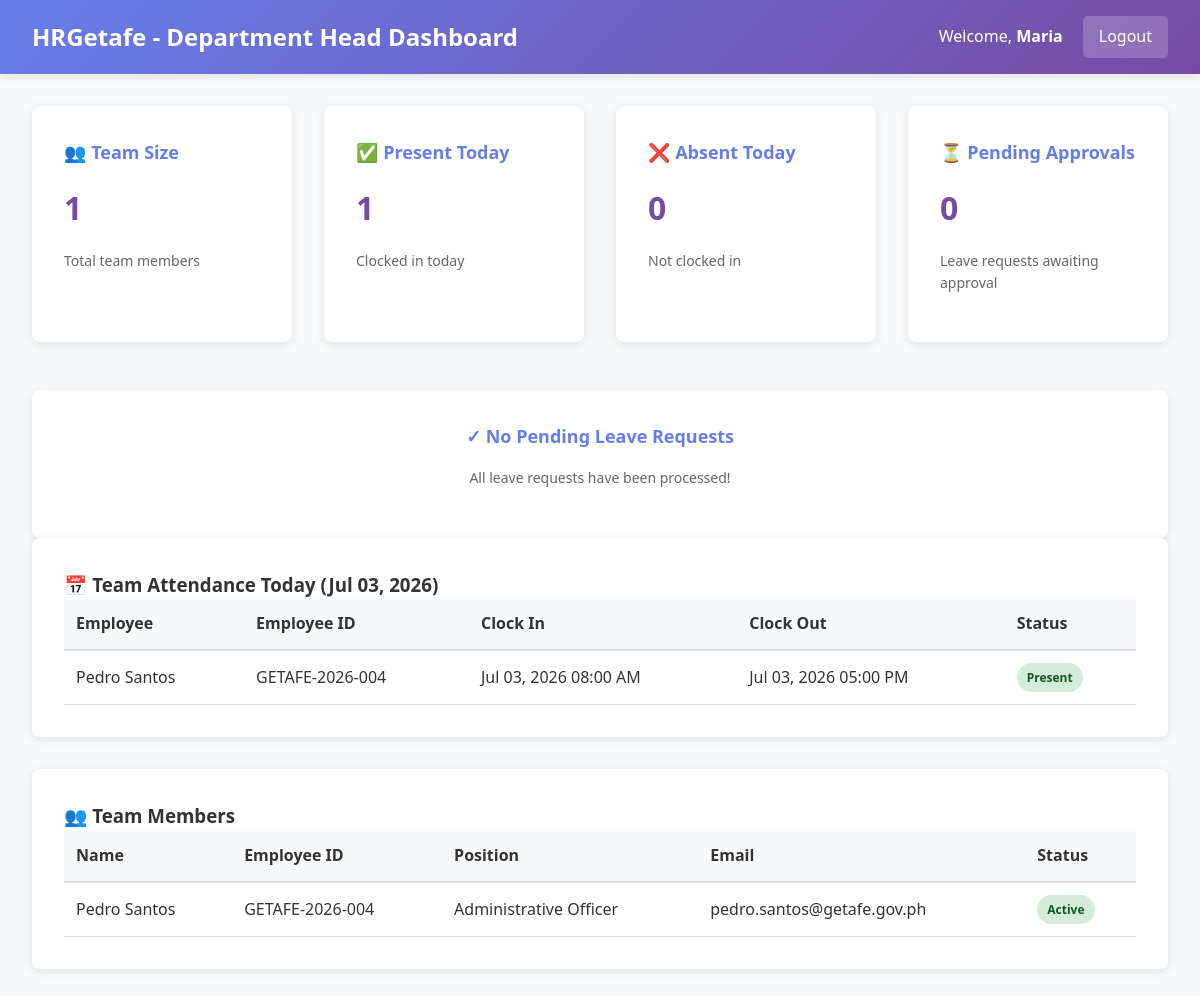
/department-head/dashboard.php (signed in), run on the app's committed database.
### tables this page shows
CREATE TABLE IF NOT EXISTS employees (
  employee_id INT PRIMARY KEY AUTO_INCREMENT,
  employee_code VARCHAR(20) UNIQUE NOT NULL,
  first_name VARCHAR(50) NOT NULL,
  last_name VARCHAR(50) NOT NULL,
  middle_name VARCHAR(50),
  email VARCHAR(100) UNIQUE NOT NULL,
  phone VARCHAR(20),
  position VARCHAR(100),
  dept_id INT,
  date_hired DATE,
  salary DECIMAL(10, 2),
  qr_code_path VARCHAR(255),
  status ENUM('active', 'inactive', 'on_leave') DEFAULT 'active',
  created_at TIMESTAMP DEFAULT CURRENT_TIMESTAMP,
  updated_at TIMESTAMP DEFAULT CURRENT_TIMESTAMP ON UPDATE CURRENT_TIMESTAMP,
  FOREIGN KEY (dept_id) REFERENCES departments(dept_id)
);

CREATE TABLE IF NOT EXISTS attendance (
  attendance_id INT PRIMARY KEY AUTO_INCREMENT,
  employee_id INT NOT NULL,
  clock_in DATETIME,
  clock_out DATETIME,
  attendance_date DATE,
  status ENUM('present', 'absent', 'late', 'on_leave') DEFAULT 'present',
  remarks TEXT,
  created_at TIMESTAMP DEFAULT CURRENT_TIMESTAMP,
  FOREIGN KEY (employee_id) REFERENCES employees(employee_id)
);

### includes/functions.php (called while the page is built, shortened)
<?php
function format_date($date) {
    return date('M d, Y', strtotime($date));
}
function format_datetime($datetime) {
    return date('M d, Y h:i A', strtotime($datetime));
}
function get_employee_info($conn, $employee_id) {
    $result = $conn->query("SELECT * FROM employees WHERE employee_id = $employee_id");
    return $result->fetch_assoc();
}
?>

### department-head/dashboard.php (the view, shortened to what this page needs)
<?php
require_once '../config/database.php';
require_once '../includes/functions.php';
$employee_id = $_SESSION['employee_id'];
$employee = get_employee_info($conn, $employee_id);
$dept_id = $employee['dept_id'];
$pending_leaves = $conn->query("
    SELECT lr.*, e.first_name, e.last_name, e.employee_code, lt.leave_type_name
    FROM leave_requests lr
    JOIN employees e ON lr.employee_id = e.employee_id
    JOIN leave_types lt ON lr.leave_type_id = lt.leave_type_id
    WHERE e.dept_id = $dept_id AND lr.status = 'pending'
    ORDER BY lr.created_at DESC
")->fetch_all(MYSQLI_ASSOC);
$team_members = $conn->query("
    SELECT * FROM employees WHERE dept_id = $dept_id AND employee_id != $employee_id
    ORDER BY first_name
")->fetch_all(MYSQLI_ASSOC);
$today = date('Y-m-d');
$team_attendance = $conn->query("
    SELECT a.*, e.first_name, e.last_name, e.employee_code
    FROM attendance a
    JOIN employees e ON a.employee_id = e.employee_id
    WHERE e.dept_id = $dept_id AND a.attendance_date = '$today'
    ORDER BY a.clock_in DESC
")->fetch_all(MYSQLI_ASSOC);
$present_count = $conn->query("SELECT COUNT(*) as count FROM attendance a JOIN employees e ON a.employee_id = e.employee_id WHERE e.dept_id = $dept_id AND a.attendance_date = '$today' AND a.status = 'present'")->fetch_assoc()['count'];
$absent_count = $conn->query("SELECT COUNT(*) as count FROM attendance a JOIN employees e ON a.employee_id = e.employee_id WHERE e.dept_id = $dept_id AND a.attendance_date = '$today' AND a.status = 'absent'")->fetch_assoc()['count'];
$pending_count = count($pending_leaves);
?>
<!DOCTYPE html>
<html lang="en">
<head>
    <link rel="stylesheet" href="../assets/css/style.css">
</head>
<body>
    <div class="navbar">
        <h2>HRGetafe - Department Head Dashboard</h2>
        <div class="navbar-user">
            <span>Welcome, <strong><?php echo htmlspecialchars($employee['first_name']); ?></strong></span>
            <a href="../logout.php">Logout</a>
        </div>
    </div>
    <div class="container">
        <div class="dashboard">
            <div class="card">
                <h3>👥 Team Size</h3>
                <div class="stat-number"><?php echo count($team_members); ?></div>
                <p>Total team members</p>
            </div>
            <div class="card">
                <h3>✅ Present Today</h3>
                <div class="stat-number"><?php echo $present_count; ?></div>
                <p>Clocked in today</p>
            </div>
            <div class="card">
                <h3>❌ Absent Today</h3>
                <div class="stat-number"><?php echo $absent_count; ?></div>
                <p>Not clocked in</p>
            </div>
            <div class="card">
                <h3>⏳ Pending Approvals</h3>
                <div class="stat-number"><?php echo $pending_count; ?></div>
                <p>Leave requests awaiting approval</p>
            </div>
        </div>
        <?php if (!empty($pending_leaves)): ?>
        <div class="table-container">
            <h3>📮 Pending Leave Requests for Approval</h3>
            <table>
                <thead>
                    <tr>
                        <th>Employee</th>
                        <th>Leave Type</th>
                        <th>Date From</th>
                        <th>Date To</th>
                        <th>Days</th>
                        <th>Reason</th>
                        <th>Actions</th>
                    </tr>
                </thead>
                <tbody>
                    <?php foreach ($pending_leaves as $leave): ?>
                    <tr>
                        <td><?php echo htmlspecialchars($leave['first_name'] . ' ' . $leave['last_name']); ?><br><small><?php echo $leave['employee_code']; ?></small></td>
                        <td><?php echo htmlspecialchars($leave['leave_type_name']); ?></td>
                        <td><?php echo format_date($leave['start_date']); ?></td>
                        <td><?php echo format_date($leave['end_date']); ?></td>
                        <td><?php echo $leave['number_of_days']; ?></td>
                        <td><?php echo htmlspecialchars(substr($leave['reason'], 0, 30)) . (strlen($leave['reason']) > 30 ? '...' : ''); ?></td>
                        <td>
                            <form method="POST" action="approve_leave.php" style="display: inline;">
                                <input type="hidden" name="leave_id" value="<?php echo $leave['leave_id']; ?>">
                                <button type="submit" name="action" value="approve" class="btn btn-success" style="padding: 5px 10px; font-size: 12px;">Approve</button>
                            </form>
                            <form method="POST" action="approve_leave.php" style="display: inline;">
                                <input type="hidden" name="leave_id" value="<?php echo $leave['leave_id']; ?>">
                                <button type="submit" name="action" value="deny" class="btn btn-danger" style="padding: 5px 10px; font-size: 12px;">Deny</button>
                            </form>
                        </td>
                    </tr>
                    <?php endforeach; ?>
                </tbody>
            </table>
        </div>
        <?php else: ?>
        <div class="card" style="text-align: center;">
            <h3>✓ No Pending Leave Requests</h3>
            <p>All leave requests have been processed!</p>
        </div>
        <?php endif; ?>
        <div class="table-container">
            <h3>📅 Team Attendance Today (<?php echo format_date($today); ?>)</h3>
            <table>
                <thead>
                    <tr>
                        <th>Employee</th>
                        <th>Employee ID</th>
                        <th>Clock In</th>
                        <th>Clock Out</th>
                        <th>Status</th>
                    </tr>
                </thead>
                <tbody>
                    <?php if (!empty($team_attendance)): ?>
                        <?php foreach ($team_attendance as $record): ?>
                        <tr>
                            <td><?php echo htmlspecialchars($record['first_name'] . ' ' . $record['last_name']); ?></td>
                            <td><?php echo $record['employee_code']; ?></td>
                            <td><?php echo $record['clock_in'] ? format_datetime($record['clock_in']) : '-'; ?></td>
                            <td><?php echo $record['clock_out'] ? format_datetime($record['clock_out']) : '-'; ?></td>
                            <td>
                                <?php if ($record['status'] === 'present'): ?>
                                    <span class="badge badge-success">Present</span>
                                <?php elseif ($record['status'] === 'late'): ?>
                                    <span class="badge badge-warning">Late</span>
                                <?php else: ?>
                                    <span class="badge badge-pending"><?php echo ucfirst($record['status']); ?></span>
                                <?php endif; ?>
                            </td>
                        </tr>
                        <?php endforeach; ?>
                    <?php else: ?>
                    <tr>
                        <td colspan="5" class="text-center">No attendance records for today</td>
                    </tr>
                    <?php endif; ?>
                </tbody>
            </table>
        </div>
        <div class="table-container">
            <h3>👥 Team Members</h3>
            <table>
                <thead>
                    <tr>
                        <th>Name</th>
                        <th>Employee ID</th>
                        <th>Position</th>
                        <th>Email</th>
                        <th>Status</th>
                    </tr>
                </thead>
                <tbody>
                    <?php if (!empty($team_members)): ?>
                        <?php foreach ($team_members as $member): ?>
                        <tr>
                            <td><?php echo htmlspecialchars($member['first_name'] . ' ' . $member['last_name']); ?></td>
                            <td><?php echo $member['employee_code']; ?></td>
                            <td><?php echo htmlspecialchars($member['position']); ?></td>
                            <td><?php echo htmlspecialchars($member['email']); ?></td>
                            <td>
                                <?php if ($member['status'] === 'active'): ?>
                                    <span class="badge badge-success">Active</span>
                                <?php else: ?>
                                    <span class="badge badge-danger">Inactive</span>
                                <?php endif; ?>
                            </td>
                        </tr>
                        <?php endforeach; ?>
                    <?php else: ?>
                    <tr>
                        <td colspan="5" class="text-center">No team members</td>
                    </tr>
                    <?php endif; ?>
                </tbody>
            </table>
        </div>
    </div>
</body>
</html>

### assets/css/style.css (style rules this page uses)
* { margin: 0; padding: 0; box-sizing: border-box; }
:root { --primary-color: #667eea; --secondary-color: #764ba2; --success-color: #28a745; --danger-color: #dc3545; --warning-color: #ffc107; --info-color: #17a2b8; --light-bg: #f8f9fa; --dark-text: #333; --border-color: #ddd; --shadow: 0 2px 10px rgba(0, 0, 0, 0.1); }
body { font-family: 'Segoe UI', Tahoma, Geneva, Verdana, sans-serif; background-color: var(--light-bg); color: var(--dark-text); line-height: 1.6; }
.navbar { background: linear-gradient(135deg, var(--primary-color) 0%, var(--secondary-color) 100%); color: white; padding: 1rem 2rem; box-shadow: var(--shadow); display: flex; justify-content: space-between; align-items: center; }
.navbar h2 { font-size: 24px; margin: 0; }
.navbar-user { display: flex; align-items: center; gap: 20px; }
.navbar-user a { color: white; text-decoration: none; padding: 8px 16px; background: rgba(255, 255, 255, 0.2); border-radius: 5px; transition: background 0.3s; }
.container { max-width: 1200px; margin: 2rem auto; padding: 0 2rem; }
.dashboard { display: grid; grid-template-columns: repeat(auto-fit, minmax(250px, 1fr)); gap: 2rem; margin-bottom: 3rem; }
.card { background: white; border-radius: 8px; padding: 2rem; box-shadow: var(--shadow); transition: transform 0.3s, box-shadow 0.3s; }
.card h3 { color: var(--primary-color); margin-bottom: 1rem; font-size: 18px; }
.card p { color: #666; font-size: 14px; margin-bottom: 1rem; }
.stat-number { font-size: 32px; font-weight: bold; color: var(--secondary-color); margin: 1rem 0; }
.table-container { background: white; border-radius: 8px; padding: 2rem; box-shadow: var(--shadow); overflow-x: auto; margin-bottom: 2rem; }
table { width: 100%; border-collapse: collapse; }
thead { background-color: var(--light-bg); border-bottom: 2px solid var(--border-color); }
th { padding: 12px; text-align: left; font-weight: 600; color: var(--dark-text); }
td { padding: 12px; border-bottom: 1px solid var(--border-color); }
.badge { display: inline-block; padding: 5px 10px; border-radius: 20px; font-size: 12px; font-weight: 600; }
.badge-success { background: #d4edda; color: #155724; }

### data on the page
employees: first_name "Maria"
attendance: employee.last_name "Pedro Santos", employee.employee_code "GETAFE-2026-004", clock_in "Jul 03, 2026 08:00 AM", clock_out "Jul 03, 2026 05:00 PM", status "Present"
employees: first_name+last_name "Pedro Santos", employee_code "GETAFE-2026-004", position "Administrative Officer", email "pedro.santos@getafe.gov.ph", status "Active"

### other printed values
count($team_members) "1"
$present_count "1"
$absent_count "0"
$pending_count "0"
format_date($today) "Jul 03, 2026"
